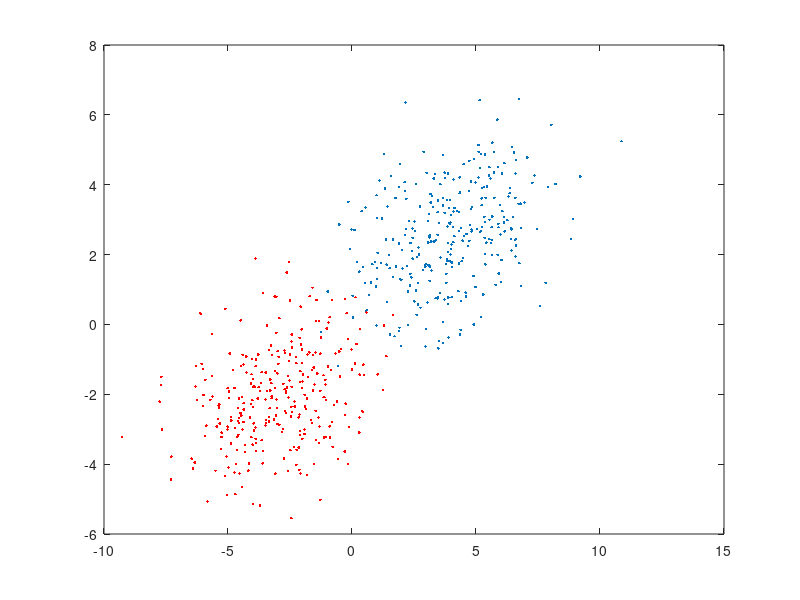

MATLAB code for this plot: (Note: this script raises an error after producing the figure.)
clc
clear all
sigma = [4 1; 1 2];
n = 300;
Class_1 =  mvnrnd([3.8,2.5],sigma,n);
Class_2 =  mvnrnd([-3,-2],sigma,n);
figure(1)
plot(Class_1(:,1),Class_1(:,2),'.')
hold on
plot(Class_2(:,1),Class_2(:,2),'r.')
hold off
%%
% class_1_v = ones(n,1);
% class_2_v =-class_1_v;

Trainig_set=[class_1;class_2];
Trainig_classes=[class_1_v;class_2_v];
N=length(Trainig_classes);
for i=1:length(Trainig_classes)
    for j=i:length(Trainig_classes)
        distances_M(i,j)=norm((Trainig_set(i,:)-Trainig_set(j,:)));
    end
end

distances_M=distances_M+distances_M';


%%

clc
w= zeros(400,400);
for i=1:length(Trainig_classes)
    [~,K]=mink(distances_M(i,:),7);
    for j=1:length(K)
        w(i,K(j))=distances_M(i,K(j));
        w(K(j),i) =w(i,K(j));
    end
end
%w=distances_M;
%%
figure(2)


G = graph(w);
ww=Trainig_classes;

pa = plot(G,'XData',(Trainig_set(:,1)),'YData',(Trainig_set(:,2)),'NodeCData',ww);
colormap('jet');
pa.MarkerSize = 4;
pa.EdgeColor=[192,192,192]/255;
title('Non-separable Class gaph');


%%
    Gu = graph(w);
    Wgeos = distances(Gu);
    N =2*n;
    % Plot the graph
%         pa = plot(Gu,'XData',G.coords(:,1),'YData',G.coords(:,2));
%         pa.MarkerSize = 4;
%         pa.EdgeColor=[192,192,192]/255;
%         pa.NodeColor=[0,192,192]/255;
% 
%         
% %% Density vs Lambda

num_points=3000;
a=0; b=max(nonzeros(Wgeos(:)));
step=(b-a)/num_points;
dist=step*(1:1:num_points);
 

ht=0;
for rr=1:1:N
    v=Wgeos(rr,:);
    v=nonzeros(v);
    for ii=1:1:max(size(dist))
        h(ii) = sum(v<dist(ii))+1;    
    end  
    %ht=ht+h/G.N; clear h
    ht=ht+h; clear h
end
ht=ht/N;
aux_var=1./ht;
[~,xlim,~]=find(aux_var<=0.8);
%xlim=sum(aux_var<=0.5);
aux_var=aux_var(xlim);
dist=dist(xlim);


% Dividing by the total number of nodes in the graph
figure, plot(aux_var,(dist),'LineWidth',3);grid;
title('Circulant Graph','Interpreter','latex','FontSize',18 )
xlabel('$d$','Interpreter','latex','FontSize',20 );ylabel('$\lambda_{b}$','Interpreter','latex','FontSize',20)
 axis tight
%%
clc
density = [0.01 0.02 0.04 0.08];
PathL=[2.3086  1.5441 1.049 0.69707]; %incomplete
%PathL=[1.6301 1.1048 0.74938 0.5176]; %complete


%%
clc
clear all

load('EXP_NS')
density = [0.01 0.02 0.04 0.08];
PathL=[3.797 2.5372 1.7188 1.1295];
M = mean(mean(distances_M));
dens=zeros(N,1);
for i=1:2*n
    dens(i) = length(find(distances_M(i,:)<M))/(2*n);
end

%%
clc
D=diag(sum(w,1));
L=D-w;
%%
clc
%clear all
%load('EXP_NS')
   %[I_VC,S_R] =  my_vc_Density_v00(Wgeos,PathL(1),density(1),dens);
    [I_VC,S_R] =  my_vc_v00(Wgeos,PathL(1),density(1));
%%
    pa = plot(G,'XData',(Trainig_set(:,1)),'YData',(Trainig_set(:,2)));
    pa.MarkerSize = 6;
    pa.EdgeColor=[192,192,192]/255;
    s1=I_VC;
    pa.MarkerSize =4+s1*2;
    pa.NodeColor=repmat(s1,[1,3]).*repmat([0,200,220]/255,[2*n,1])+repmat(1-s1,[1,3]).*repmat([180, 180, 180]/255,[2*n,1]);
    name=['Density INITIAL pattern'];
    title(name,'FontSize',18)



%%
clc

Trainig_classes=Trainig_classes./norm(Trainig_classes);
[SF,sig,Pat_1,PAT_D] = Active_v05(I_VC,PathL,L,Trainig_classes,Wgeos);

figure(2)
for i=1:4
    clear xx
    subplot(2,2,i)
    s1 = PAT_D(:,i);
    for ii=1:2*n
        if PAT_D(ii,i)==1
            xx(ii)= 4;
        else
            xx(ii) = Trainig_classes_p(ii);
        end
    end
    NUM=(length(nonzeros(PAT_D(:,i)))/(2*n))
    %G.Nodes.NodeColors = xx;
    pa = plot(G,'XData',(Trainig_set(:,1)),'YData',(Trainig_set(:,2)),'NodeCData',xx);
    pa.EdgeColor=[192,192,192]/255;
    colormap('jet');
    pa.MarkerSize =2+s1*2;
    name=['Density=',num2str(NUM)];
    title(name,'FontSize',12)
end
suptitle('Signal Reconstruction Method')
%%
figure(3)
for i=1:4
    clear xx
    subplot(2,2,i)
    s1 = Pat_1(:,i);
    for ii=1:2*n
        if Pat_1(ii,i)==1
            xx(ii)= 4;
        else
            xx(ii) = Trainig_classes_p(ii);
        end
    end
    NUM=(length(nonzeros(Pat_1(:,i)))/(2*n))
    %G.Nodes.NodeColors = xx;
    pa = plot(G,'XData',(Trainig_set(:,1)),'YData',(Trainig_set(:,2)),'NodeCData',xx);
    pa.EdgeColor=[192,192,192]/255;
    colormap('jet');
    pa.MarkerSize =2+s1*2;
    name=['Density=',num2str(NUM)];
    title(name,'FontSize',12)
end
suptitle('First POINTS')
%%

clc
[SF,sig,Pat] = Active_v01(I_VC,PathL,L,Trainig_classes,Wgeos,Trainig_set);

figure(1)
for i=1:4
    subplot(2,2,i)
    pa = plot(G,'XData',(Trainig_set(:,1)),'YData',(Trainig_set(:,2)));
    pa.MarkerSize = 6;
    pa.EdgeColor=[192,192,192]/255;
    s1=Pat (:,i);
    pa.MarkerSize =4+s1*2;
    pa.NodeColor=repmat(s1,[1,3]).*repmat([0,180,220]/255,[400,1])+repmat(1-s1,[1,3]).*repmat([180, 180, 180]/255,[400,1]);
    name=['Density=',num2str(n)];
    title(name,'FontSize',18)
end

